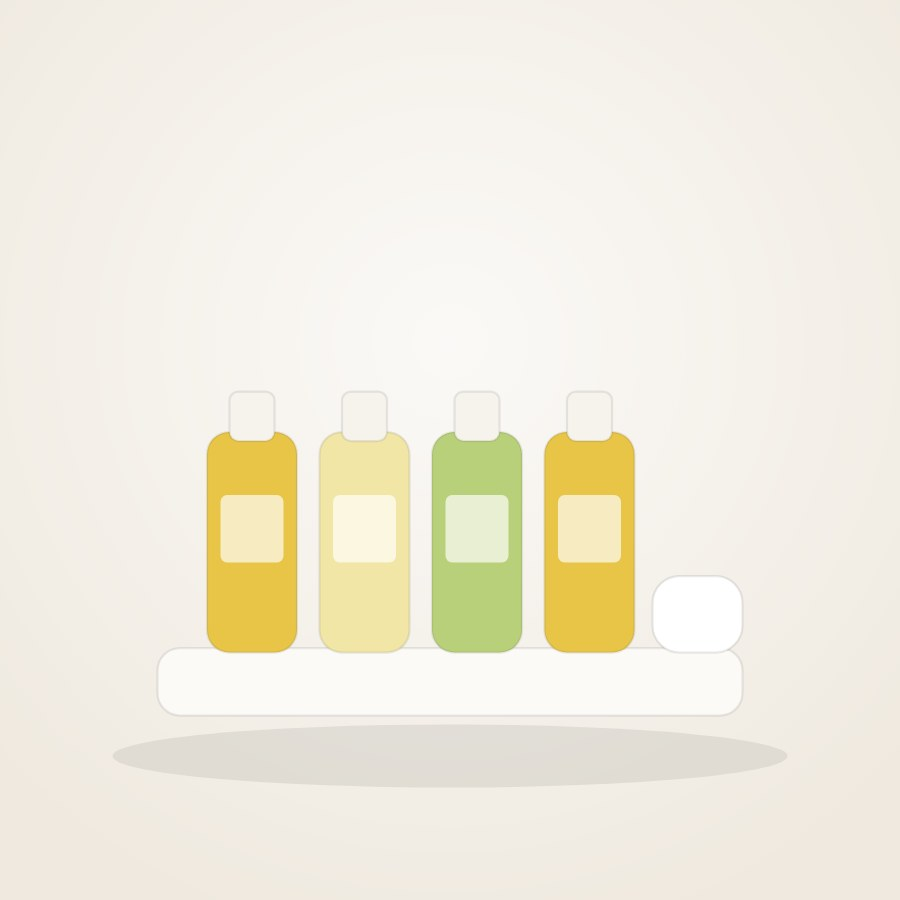
#> input picture brand/room-salt/product-art/RS-AM-01.jpg, 900 x 900 px, given in place of photo_5981198845876048504_y.jpg, which was not available
$ python real.py ../../brand/room-salt/product-art ../../brand/room-salt/product-art/RS-BD-01.jpg
#> lines starting #> are read from the running program, lines starting #| are printed output that depends on the picture
import os, sys
from PIL import Image, ImageOps, ImageEnhance
D, OUT = sys.argv[1], sys.argv[2]; os.makedirs(OUT, exist_ok=True)
m = {"RS-TW-01": "photo_5981198845876048504_y.jpg", "RS-TW-02": "photo_5981198845876048505_y.jpg",
     "RS-TW-03": "5f0337cc-2e27-4952-8f5c-b976427f26ea.jpeg", "RS-TW-04": "photo_5981198845876048502_y.jpg",
     "RS-RB-01": "photo_5981198845876048526_y.jpg", "RS-BD-01": "bd14dfb3-baa9-4bf7-8b75-9a8aacefc77f.jpeg",
     "RS-BD-03": "d0adbc5a-d026-4fd7-814c-d722f0cfb814.jpeg", "RS-BD-06": "b304ccc9-0ca7-40d9-b6d3-07beb4e775e8.jpeg",
     "RS-BD-07": "photo_5981198845876048500_y.jpg", "RS-MT-01": "683e93ce-1715-4492-a7c7-b50ccd7b2bdd.jpeg",
     "RS-AM-01": "7b3f175f-e7fd-4408-99ba-8231657dddde.jpeg"}
for sku, f in m.items():
    im = ImageOps.exif_transpose(Image.open(os.path.join(D, f))).convert("RGB")
#> im is the input picture: PIL image 900x900 RGB; mean R, G, B 241.8, 237.2, 223
    im = ImageEnhance.Brightness(ImageOps.autocontrast(im, cutoff=1)).enhance(1.04)
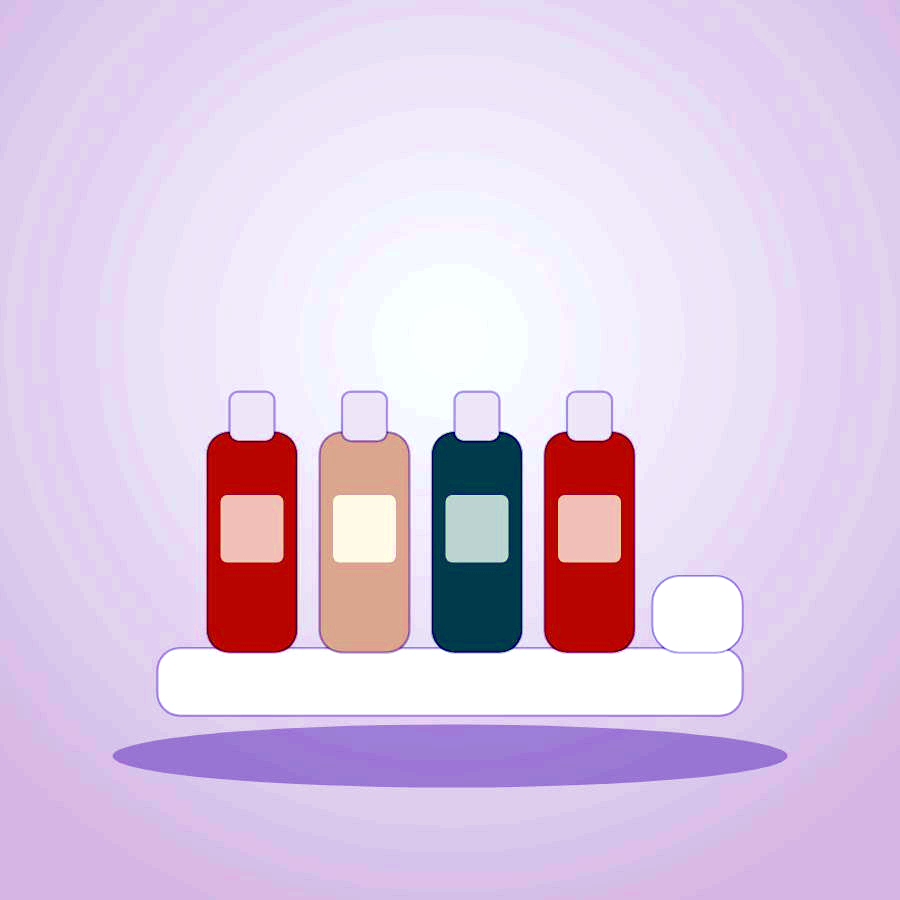
#> im: PIL image 900x900 RGB; mean R, G, B 221.1, 201, 227.4
    im.thumbnail((900, 1200), Image.LANCZOS)
    im.save(os.path.join(OUT, sku + ".jpg"), quality=84, optimize=True, progressive=True)
#> pass 2 of the loop `for sku, f in m.items():`:
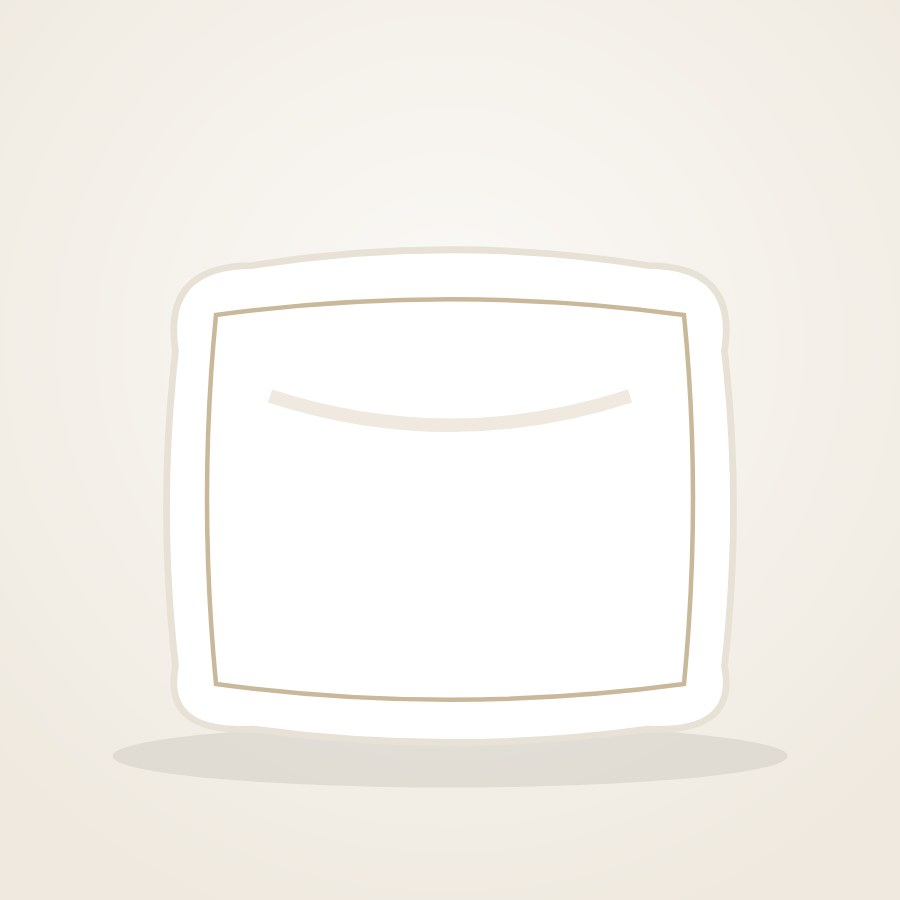
#> input picture brand/room-salt/product-art/RS-BD-01.jpg, 900 x 900 px, given in place of photo_5981198845876048505_y.jpg, which was not available
#> im is the input picture: PIL image 900x900 RGB; mean R, G, B 245.5, 242.3, 236.7
#> `im = ImageEnhance.Brightness(ImageOps.autocontrast(im, cutoff=1)).enha..`:
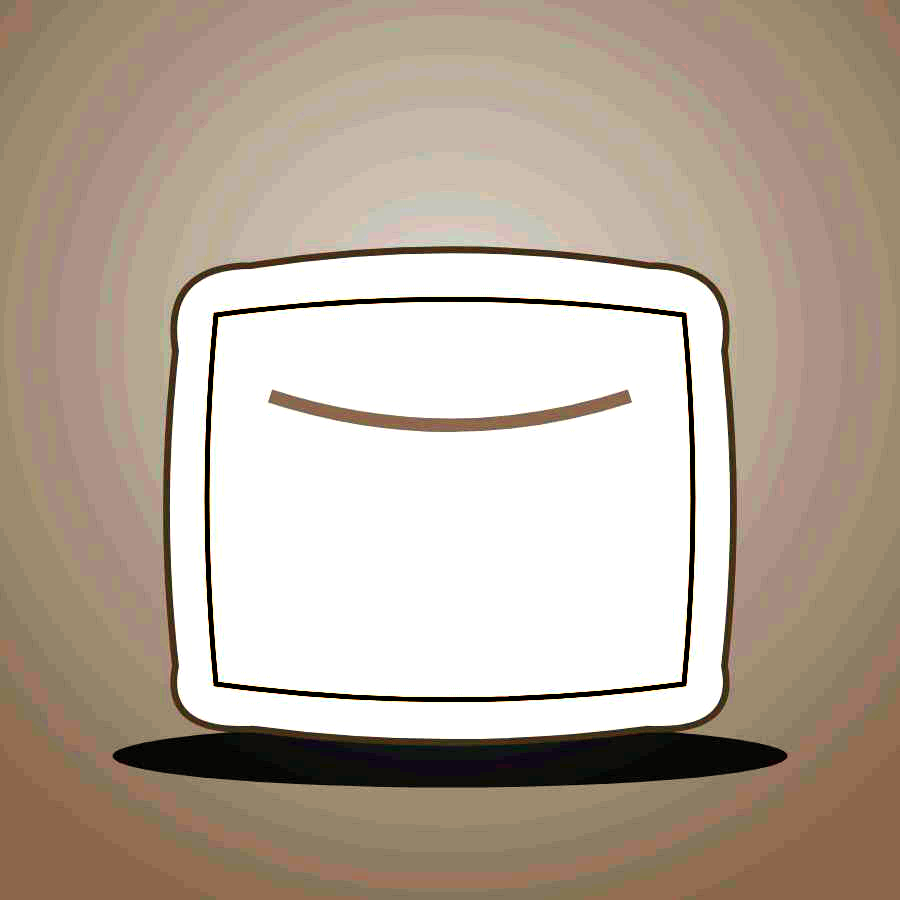
#> im: PIL image 900x900 RGB; mean R, G, B 184.4, 170.2, 156.3
#> (the run stopped early here; a loop or call above may not have finished)
